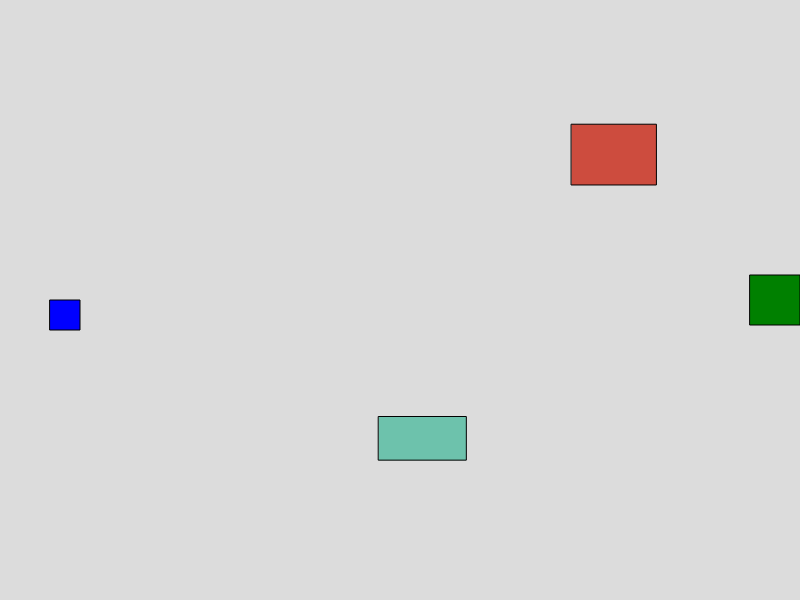
Frame 1 (no input)
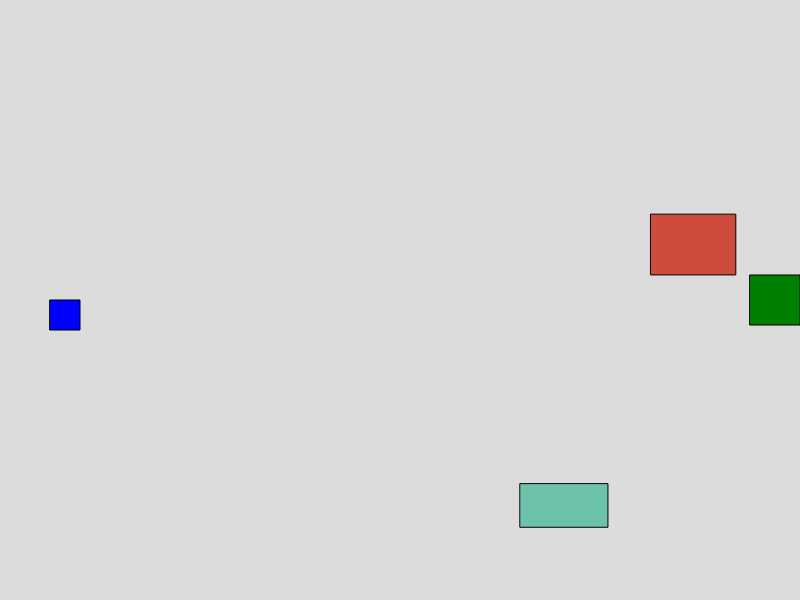
Frame 60 (no input)
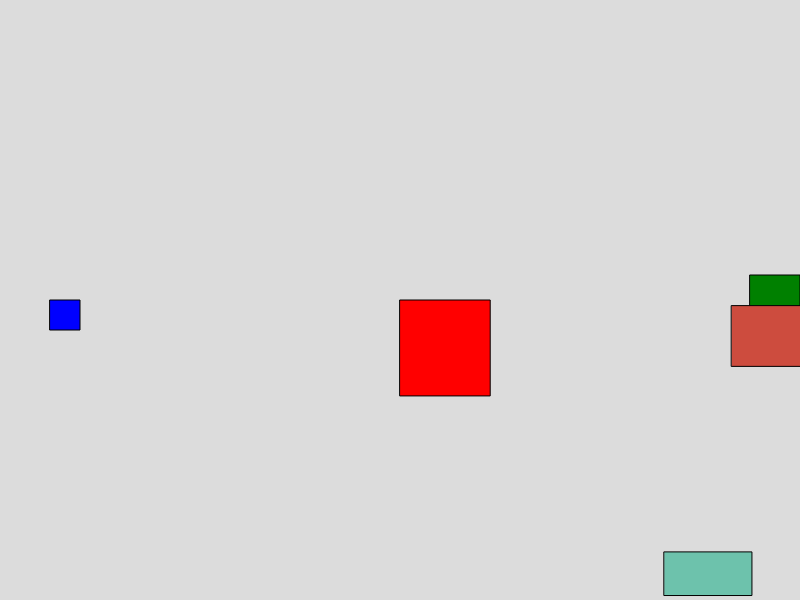
Frame 120 (the mouse pressed at the canvas centre since frame 60)

The p5.js sketch that drew these frames (run headless with seeded random() and noise() and a simulated clock; from frame 60 on, the mouse is pressed at the canvas centre):

// p5.js sketch
// ── sketch.js
let player;
let obstacles = [];
let staticObstacle = null; 
let exitZone;
let winMessage = false;

function setup() {
  createCanvas(800, 600);
  
  // create player
  player = {
    x: 50,
    y: height / 2,
    size: 30,
    speed: 5
  };

  // random moving obstacles
  for (let i = 0; i < 2; i++) {
    obstacles.push({
      x: random(width),
      y: random(height),
      w: random(40, 100),
      h: random(40, 100),
      color: color(random(255), random(255), random(255)),
      speedX: random(1, 3),
      speedY: random(1, 3)
    });
  }

  // create exit zone
  exitZone = {
    x: width - 50,
    y: height / 2 - 25,
    w: 50,
    h: 50,
    color: 'green'
  };
}

function draw() {
  background(220);
  
  // draw and move player
  fill('blue');
  rect(player.x, player.y, player.size, player.size);
  handlePlayerMovement(); // Call movement function regardless of obstacle placement
  
  // ddraw exit zone
  fill(exitZone.color);
  rect(exitZone.x, exitZone.y, exitZone.w, exitZone.h);
  
  // draw and move obstacles
  for (let obs of obstacles) {
    fill(obs.color);
    rect(obs.x, obs.y, obs.w, obs.h);
    moveObstacle(obs);
  }

  // draw static obstacle
  if (staticObstacle !== null) {
    fill('red');
    rect(staticObstacle.x, staticObstacle.y, staticObstacle.w, staticObstacle.h);
  }

  // check for exit
  if (player.x > exitZone.x && player.y > exitZone.y && 
      player.x < exitZone.x + exitZone.w && player.y < exitZone.y + exitZone.h) {
    winMessage = true;
  }

  // win message
  if (winMessage) {
    fill(0);
    textSize(32);
    textAlign(CENTER);
    text("You Win!", width / 2, height / 2);
    noLoop(); // stop game
  }
}

function handlePlayerMovement() {
  if (keyIsDown(LEFT_ARROW)) {
    player.x -= player.speed;
  }
  if (keyIsDown(RIGHT_ARROW)) {
    player.x += player.speed;
  }
  if (keyIsDown(UP_ARROW)) {
    player.y -= player.speed;
  }
  if (keyIsDown(DOWN_ARROW)) {
    player.y += player.speed;
  }
  
  // wrap player around the screen
  if (player.x > width) player.x = 0;
  if (player.x < 0) player.x = width;
  if (player.y > height) player.y = 0;
  if (player.y < 0) player.y = height;
}

// obstacle movement
function moveObstacle(obs) {
  obs.x += obs.speedX;
  obs.y += obs.speedY;

  // wrap obstacles around the screen
  if (obs.x > width) obs.x = 0;
  if (obs.x < 0) obs.x = width;
  if (obs.y > height) obs.y = 0;
  if (obs.y < 0) obs.y = height;
}

// static obstacle on mouse click
function mousePressed() {
  staticObstacle = {
    x: mouseX,
    y: mouseY,
    w: random(40, 100),
    h: random(40, 100)
  };
}
